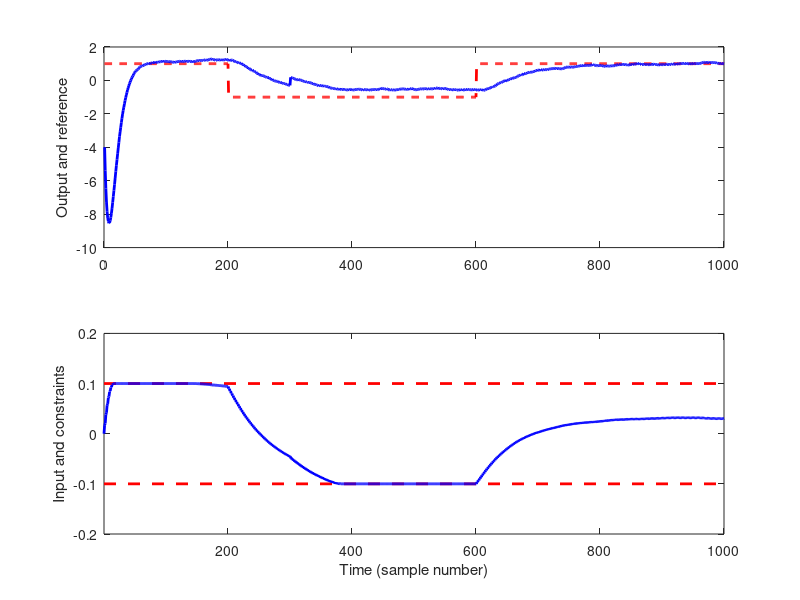

Here is the MATLAB script that generated this plot:
%-----------------------------------------------------
% Clear Stuff
%-----------------------------------------------------
clear all; close all;

%------------------------------------------------
% Construct model
%------------------------------------------------
%Specify system here in state space form with A B C D
Ts = 1.0; %Sample interval
A=[0.9 0;0.9 0.9]; B=[0.1;0.2]; C=[1 1]; D=0;
%Specify system dimensions
n_in = size(B,2); %# inputs
n_out = size(C,1); %# outputs
n_states = size(A,1); %# states
%------------------------------------------------
% Specify horizons
%------------------------------------------------
M = 10; %Control Horizon
N = M; %Prediction Horizon
%------------------------------------------------------
% Initial Matrix Filling
%------------------------------------------------------
Lambda = zeros((N+1)*n_out,n_states);
Phi = zeros((N+1)*n_out);
AB = zeros((N+1)*n_out,n_in);
AB(1:n_out,:) = D;
for i = 2:N+1
    AB((i-1)*n_out+1:(i)*n_out,:) = C*A^(i-2)*B;
end
for i = 1:M+1
Phi(1+(i-1)*n_out:end,1+(i-1)*n_in:(i)*n_in) = AB(1:(N-i+2)*n_out,:);
end

Phi = sparse(Phi);
Lambda(1:n_out,:) = C;

for i = 2:N+1
Lambda(1+(i-1)*n_out:i*n_out,:) = C*A^(i-1);
end

%------------------------------------------------
% Quadratic cost weighting Q (error) and R (control) generation.
%------------------------------------------------
r = diag([1e4*ones(1,n_in)]); %Weights on input moves (i.e. ||u(t)-u(t-1)||)
q = diag([ones(1,n_out)]); %Weights on output deviation from setpoint
Q = sparse(kron(eye(N+1),q));
R = kron(diag([2*ones(1,N),1]),r);
R = R + kron(diag([-ones(1,N)],-1),r);
R = R + kron(diag([-ones(1,N)],1),r);
%-----------------------------------------------
% Generate the Hessian H
%-----------------------------------------------
H = full(Phi'*Q*Phi) + R;
%-----------------------------------------------
% Create an observer
%-----------------------------------------------
Aa = blkdiag(A,eye(n_out)); Ba = [B;zeros(n_out,n_in)];
Ca = [C eye(n_out)]; Da = D;
Ga = diag([ones(1,n_states),ones(1,n_out)]);
Qa = 1*eye(n_states+n_out);
Ra = 1*eye(n_out);
L = dlqe(Aa,Ga,Ca,Qa,Ra);
L = Aa*L;
%-----------------------------------------------
% Create plant constraints
%-----------------------------------------------
lb = -0.1*ones(n_in,1); ub = 0.1*ones(n_in,1);
11

Lb = kron(ones((M+1),1),lb); Ub = kron(ones((M+1),1),ub);
%------------------------------------------------
% Set initial conditions
%------------------------------------------------
sim_length = 1000; %Simulation length in sec
T = sim_length/Ts; %number of samples in simulation
t = 0:Ts:sim_length-Ts; %time steps
%-----------------------------------------------
% Set system initial conditions......
%-----------------------------------------------
x = zeros(n_states,T);
x(:,1) = -2*ones(n_states,1); %Plant state
xh = zeros(n_states+n_out,T); %Estimated state
u = zeros(n_in,T); %Input record
u_old = zeros(n_in,1);
y = zeros(n_out,T); %Output record
Aobs = Aa-L*Ca; %Generate observer state gain matrix
Bobs = Ba-L*Da; %Generate observer input gain matrix
fd = full([Phi'*Q*Lambda, Phi'*kron(ones(N+1,1),q)]);
opt=optimset('display','off');
%------------------------------------------------
% Generate reference signal
%------------------------------------------------
ref = ones(1,T); ref(201:600) = -ref(201:600);
%------------------------------------------------
% Generate noise signal
%------------------------------------------------
noise = 1e-2*cumsum(randn(T,n_out)')' + 1e-2*randn(T,n_out);
[bfilt,afilt] = butter(4,0.9);
noise = filter(bfilt,afilt,noise)';

%------------------------------------------------
% MPC Evolution
%------------------------------------------------
for i = 1:T
%SIMULATE REAL PLANT-------------------------------
x(:,i+1) = A*x(:,i) + B*u(:,i);
y(:,i) = C*x(:,i) + D*u(:,i) + noise(:,i);
%Add disturbance
if i>300, y(:,i)=y(:,i)+0.5*ones(n_out,1); end
%CONTROLLER STARTS HERE----------------------------
%Observe state
xh(:,i+1) = Aobs*xh(:,i) + Bobs*u(:,i) + L*y(:,i);
%Solve dynamic optimisation problem
f = fd*[xh(1:n_states,i+1);xh(n_states+1:end,i+1)-ref(:,i)];
f(1:n_in) = f(1:n_in)-r*u_old;
U = quadprog(H,f,[],[],[],[],Lb,Ub,[],opt);

u(:,i+1) = U(1:n_in); u_old = u(:,i);
end;

%------------------------------------------------
% Plots
%------------------------------------------------
subplot(2,1,1);
plot(ref','r--','Linewidth',2); hold on
plot(y','b-','Linewidth',2); hold off;
ylabel('Output and reference');
subplot(2,1,2);
plot([1 T],[ub ub],'r--','Linewidth',2); hold on;
plot([1 T],[lb lb],'r--','Linewidth',2);
plot(u(:,1:T)','b-','Linewidth',2); hold off;
xlabel('Time (sample number)');
ylabel('Input and constraints');
axis([1 T 2*lb 2*ub]);